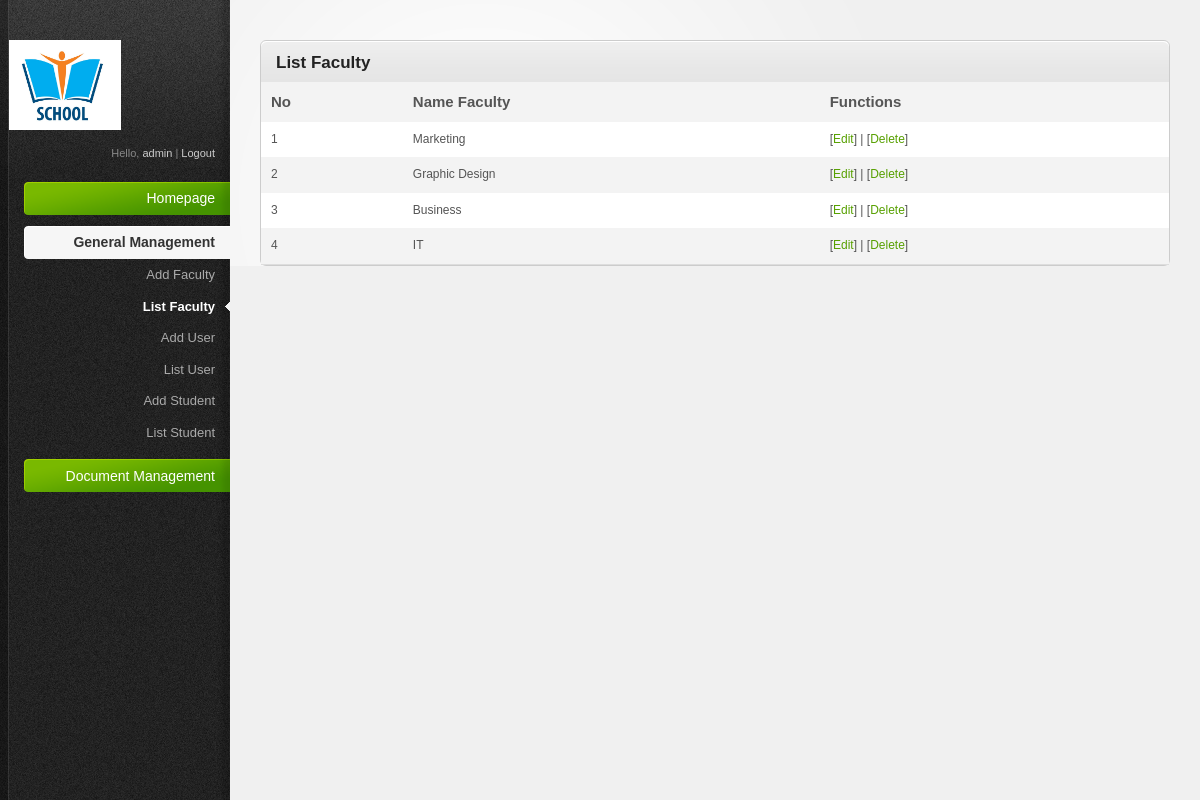
Before: /admin/index.php?act=faculty (signed in) with the older database file.
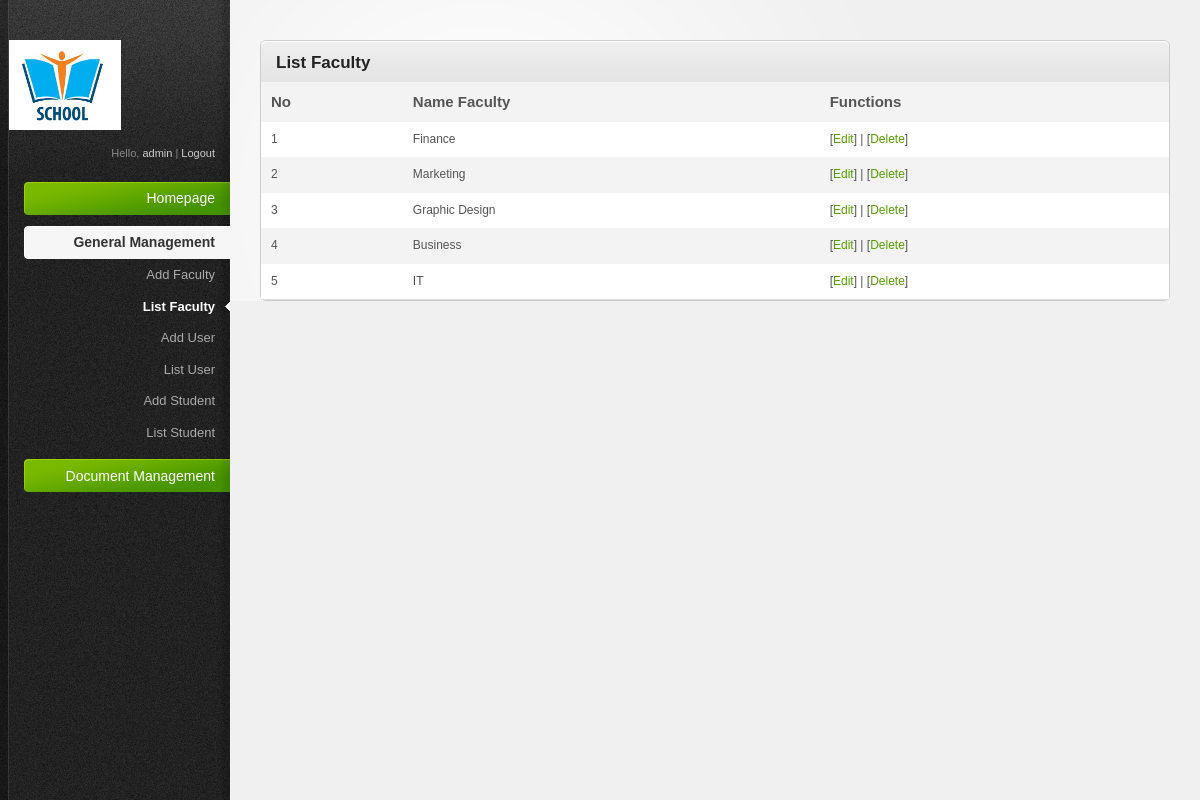
After: the same page with the newer database file.
### tables this page shows
CREATE TABLE IF NOT EXISTS `tbl_faculty` (
  `id` int(11) NOT NULL AUTO_INCREMENT,
  `name` varchar(50) NOT NULL,
  PRIMARY KEY (`id`)
);

### admin/modules/faculty/list.php (the view)
<div class="content-box-header">
	<h3>List Faculty</h3>
</div>
<table>
	<tr style="font-size: 15px">
		<td><b>No</b></td>
		<td><b>Name Faculty</b></td>
		<td><b>Functions</b></td>
	</tr>
<?php
$sql="select * from tbl_faculty order by id desc";
$qr=mysql_query($sql);
$i=0;
while ($kq=mysql_fetch_array($qr)) {
	$i++;
	echo "<tr>";
		echo "<td>$i</td>";
		echo "<td>".$kq['name']."</td>";
		echo "<td>[<a href='?act=faculty&mod=edit&id=$kq[id]'>Edit</a>] | [<a href='?act=faculty&mod=delete&id=$kq[id]' onclick='return checkDel()'>Delete</a>]</td>";
	echo "</tr>";
}
?>
</table>

Changed rows visible on the page:
added tbl_faculty: name "Finance"
